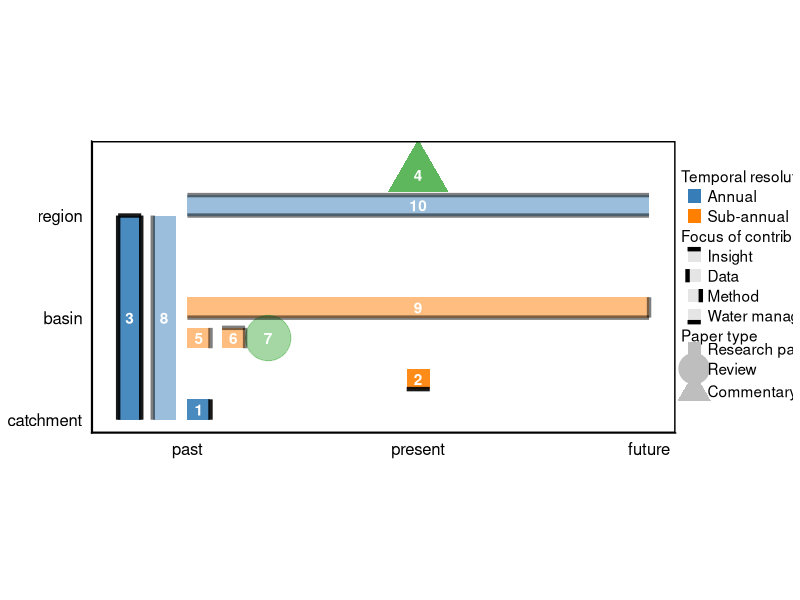

R code for this plot:
## ---- chunk 1
knitr::opts_chunk$set(echo = FALSE)
library(data.table)
library(ggplot2)
library(patchwork)
library(cowplot)
## ---- chunk 2
paperList <- fread('assets/paper-list.csv')
pal <- RColorBrewer::brewer.pal(5, 'Set1')[c(2, 5, 3)]
# Paper layout
p1 <- ggplot(paperList[Type == 'paper']) +
  geom_rect(
    aes(
      xmin = time_start, xmax = time_end, 
      ymin = sp_start, ymax = sp_end, 
      fill = Temporal,
      alpha = Published)) +
  geom_point(
    aes(
      (time_start + time_end) / 2, (sp_start + sp_end) / 2,
      alpha = Published),
    paperList[Type == 'review'],
    size = 15,
    colour = pal[3],
    shape = 'circle') +
  geom_point(
    aes(
      (time_start + time_end) / 2, (sp_start + sp_end) / 2,
      alpha = Published),
    paperList[Type == 'commentary'],
    size = 15,
    colour = pal[3],
    shape = 'triangle') +
  geom_text(
    aes((time_start + time_end) / 2, (sp_start + sp_end) / 2, label = ID),
    paperList,
    colour = 'white',
    fontface = 'bold') +
  geom_segment(
    aes(
      x = time_start, xend = time_end, y = sp_end, yend = sp_end,
      alpha = Published), 
    paperList[Insight == 1],
    size = 1.5) +
  geom_segment(
    aes(
      x = time_start, xend = time_start, y = sp_start, yend = sp_end,
      alpha = Published), 
    paperList[Data == 1],
    size = 1.5) +
  geom_segment(
    aes(
      x = time_end, xend = time_end, y = sp_start, yend = sp_end,
      alpha = Published), 
    paperList[Method == 1],
    size = 1.5) +
  geom_segment(
    aes(
      x = time_start, xend = time_end, y = sp_start, yend = sp_start,
      alpha = Published), 
    paperList[Management == 1],
    size = 1.5) +
  scale_x_continuous(name = NULL, breaks = 1:3, labels = c('past', 'present', 'future')) +
  scale_y_continuous(
    name = NULL, 
    breaks = 1:3, 
    labels = c('catchment', 'basin', 'region'), 
    limits = c(1, 3.6)) +  
  scale_fill_manual(values = pal[1:2]) +
  scale_alpha_manual(values = c(0.5, 0.9)) +
  theme_cowplot() +
  theme(
    aspect.ratio = 0.5,
    axis.ticks = element_blank(),
    plot.margin = margin(),
    legend.position = 'none') +
  panel_border('black')
# Legend
p2 <- ggplot() +
  geom_text(aes(x = 0, y = 1, label = 'Temporal resolution'), hjust = 0) +
  geom_tile(aes(x = 0.1, y = 0.85), width = 0.1, height = 0.1, fill = pal[1]) +
  geom_tile(aes(x = 0.1, y = 0.7), width = 0.1, height = 0.1, fill = pal[2]) +
  geom_text(aes(x = 0.2, y = 0.85, label = 'Annual'), hjust = 0) +
  geom_text(aes(x = 0.2, y = 0.7, label = 'Sub-annual'), hjust = 0) +
  geom_text(aes(x = 0, y = 0.55, label = 'Focus of contribution'), hjust = 0) +
  geom_tile(aes(x = 0.1, y = 0.4), width = 0.1, height = 0.1, fill = 'gray90') +
  geom_tile(aes(x = 0.1, y = 0.25), width = 0.1, height = 0.1, fill = 'gray90') +
  geom_tile(aes(x = 0.1, y = 0.1), width = 0.1, height = 0.1, fill = 'gray90') +
  geom_tile(aes(x = 0.1, y = -0.05), width = 0.1, height = 0.1, fill = 'gray90') +
  geom_text(aes(x = 0.2, y = 0.4, label = 'Insight'), hjust = 0) +
  geom_text(aes(x = 0.2, y = 0.25, label = 'Data'), hjust = 0) +
  geom_text(aes(x = 0.2, y = 0.1, label = 'Method'), hjust = 0) +
  geom_text(aes(x = 0.2, y = -0.05, label = 'Water management'), hjust = 0) +
  geom_linerange(aes(y = 0.45, xmin = 0.05, xmax = 0.15), size = 1.5) +
  geom_linerange(aes(x = 0.05, ymin = 0.2, ymax = 0.3), size = 1.5) +
  geom_linerange(aes(x = 0.15, ymin = 0.05, ymax = 0.15), size = 1.5) +
  geom_linerange(aes(y = -0.1, xmin = 0.05, xmax = 0.15), size = 1.5) +
  geom_text(aes(x = 0, y = -0.2, label = 'Paper type'), hjust = 0) +
  geom_tile(aes(x = 0.1, y = -0.3), width = 0.1, height = 0.1, fill = 'gray') +
  geom_point(aes(x = 0.1, y = -0.45), shape = 'circle', size = 10, colour = 'gray') +
  geom_point(aes(x = 0.1, y = -0.62), shape = 'triangle', size = 8, colour = 'gray') +
  geom_text(aes(x = 0.2, y = -0.3, label = 'Research paper'), hjust = 0) +
  geom_text(aes(x = 0.2, y = -0.45, label = 'Review'), hjust = 0) +
  geom_text(aes(x = 0.2, y = -0.62, label = 'Commentary'), hjust = 0) +
  scale_x_continuous(limits = c(0, 0.8)) +
  scale_y_continuous(limits = c(-0.67, 1)) +
  theme_void(base_size = 16) +
  coord_equal()

p1 + p2 + plot_layout(widths = c(5, 1))
